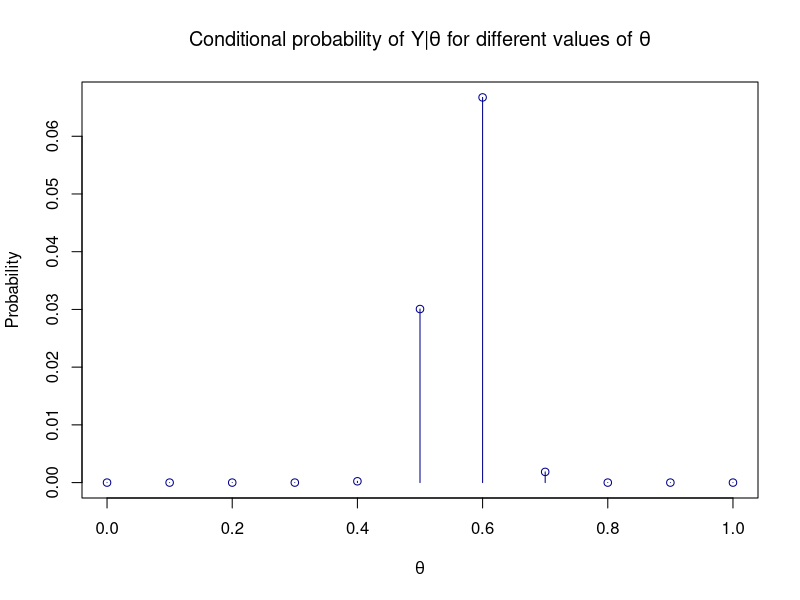
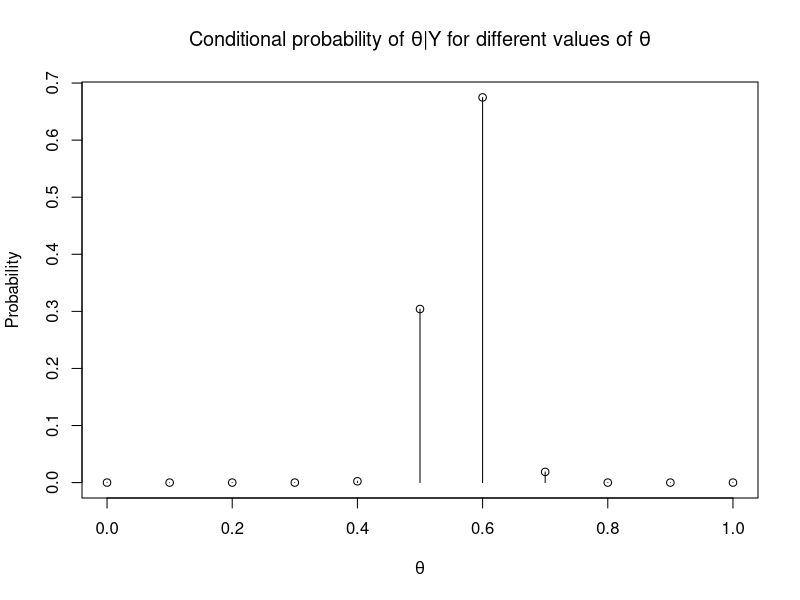
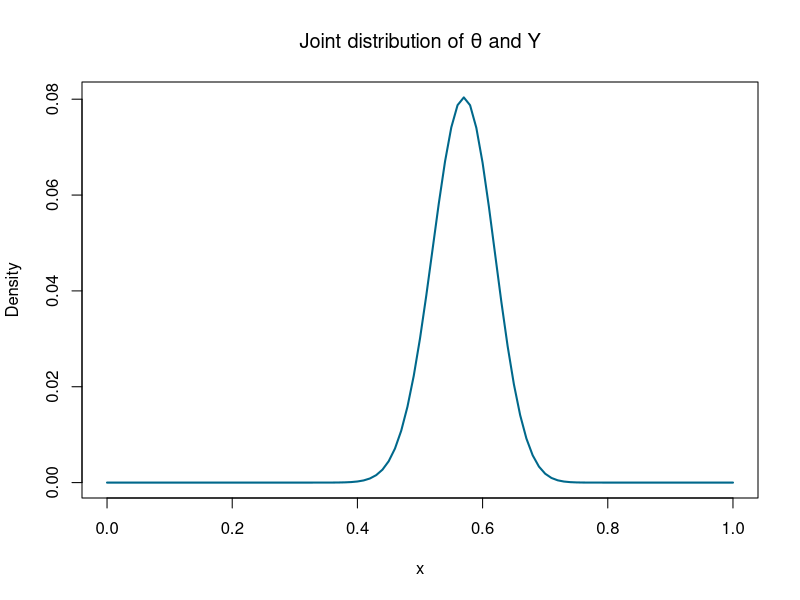
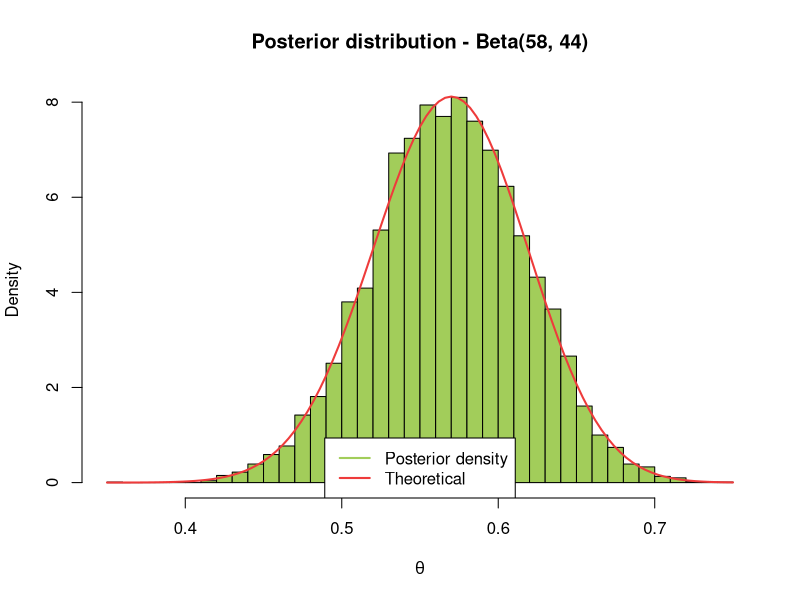
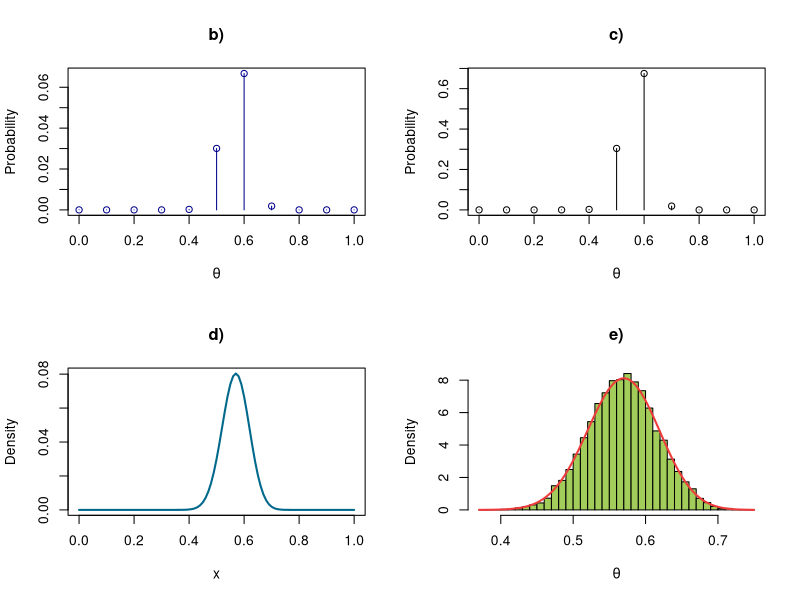
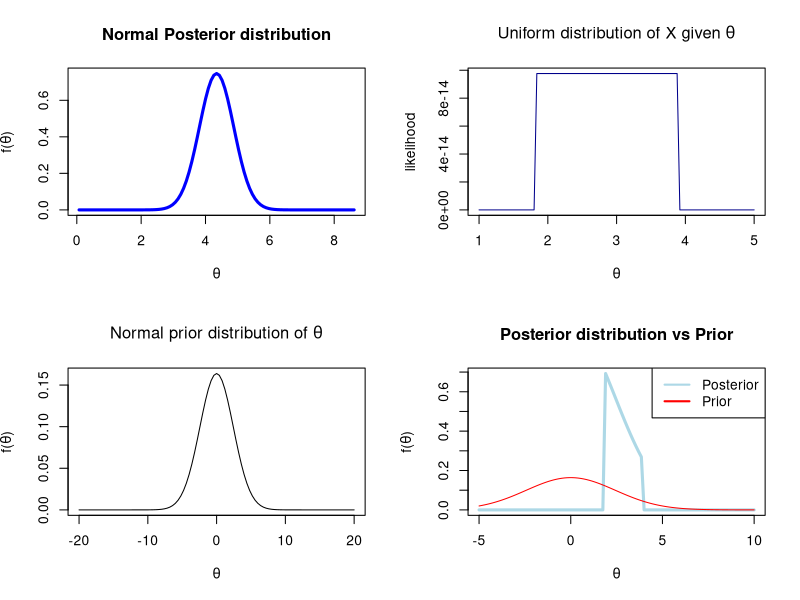
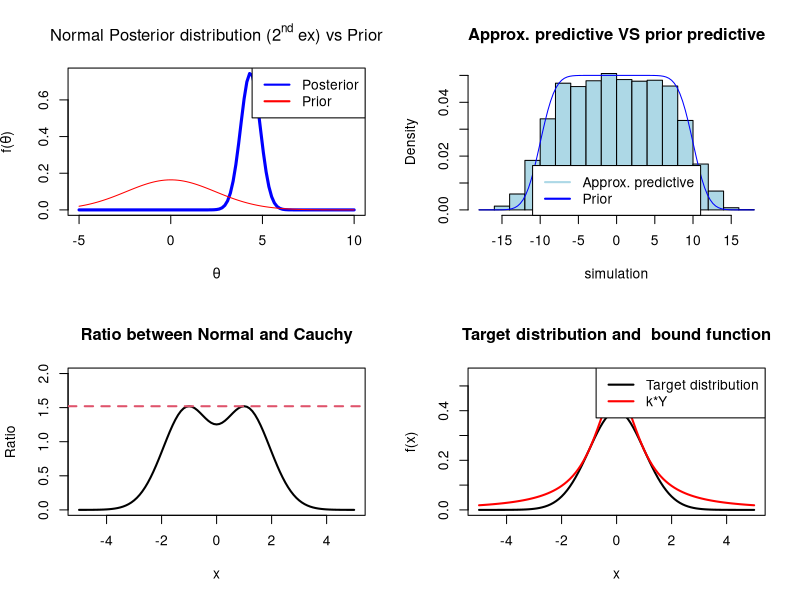
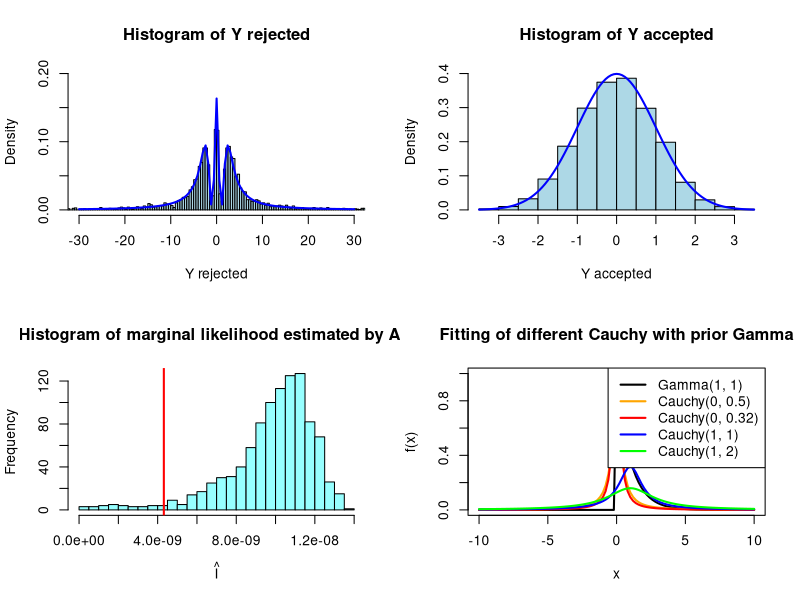

The R script that drew these images, in order:
## ---- chunk 1
require(msm)
## ---- chunk 2
theta = seq(0, 1, by = 0.1)
n = 100
y = 57

b <- function(theta, n, y) choose(n, y)*(theta^y)*((1-theta)^(n-y))

res = b(theta, n, y)
res
plot(theta, res, main = expression(paste("Conditional probability of Y|",theta, " for different values of ", theta)), xlab = expression(theta), ylab = "Probability", col = "darkblue")
segments(theta, 0, theta, res, col = "darkblue")

## ---- chunk 3

theta_givenY = (res*(1/11))/((1/11)*sum(res))

plot(theta, theta_givenY, main = expression(paste("Conditional probability of ",theta, "|Y for different values of ", theta)), xlab = expression(theta), ylab = "Probability")
segments(theta, 0, theta, theta_givenY)

## ---- chunk 4

# Density distribution of a Bin(100, 57)

curve(dbinom(57, 100, x), from = 0, to = 1, lwd = 2, col = "deepskyblue4" , ylab = "Density", main = expression(paste("Joint distribution of ", theta, " and ", Y)))

## ---- chunk 5

# Histogram of 10000 values simulated from a Beta(58, 44)


hist(rbeta(10000, 58, 44), probability = T, breaks = 50, col = "darkolivegreen3", main = "Posterior distribution - Beta(58, 44)", xlab = expression(theta))


#Theoretical density function

curve(dbeta(x, 58, 44), add = T, col = "brown2", lwd = 2)
legend("bottom", legend=c("Posterior density", "Theoretical"), col=c('darkolivegreen3', "brown2"), lty=1, lwd =2)

## ---- chunk 6
par(mfrow=c(2, 2))

# first
plot(theta, res, main = "b)", xlab = expression(theta), ylab = "Probability", col = "darkblue")
segments(theta, 0, theta, res, col = "darkblue")

# second

plot(theta, theta_givenY, main = "c)", xlab = expression(theta), ylab = "Probability")
segments(theta, 0, theta, theta_givenY)

# third

curve(dbinom(57, 100, x), from = 0, to = 1, lwd = 2, col = "deepskyblue4" , ylab = "Density", main = "d)")


# fourth

hist(rbeta(10000, 58, 44), probability = T, breaks = 50, col = "darkolivegreen3", main = "e)", xlab = expression(theta))
curve(dbeta(x, 58, 44), add = T, col = "brown2", lwd = 2)

## ---- chunk 7
library(knitr)
alpha = 1-0.96
sd = 5/qnorm(1-alpha/2, 0, 1)
kable(c("sd"=sd,"Var"=sd^2), format = "markdown", digits = 2)

## ---- chunk 8
x = c(-1.25, 8.77, 1.18, 10.66, 11.81, -6.09, 3.56, 10.85, 4.03, 2.13)
n = length(x)
mean_x = mean(x)
lambda = 1/3
mu = 0
nu = 1/sd^2
w = nu/(nu+n*lambda)
mu_star = w*mu + (1-w)*mean_x
nu_star = nu + lambda*n
sigma_star=1/sqrt(nu_star)


#curve(dnorm(x, mu_star, rho_star), xlim = c(0,10))
#posterior_d=function(theta) return (dnorm(theta,mu_star, sigma_star)) 
curve(dnorm(x,mu_star, sigma_star), from=mu_star-8*sigma_star, to=mu_star+8*sigma_star,lwd = 3, col = "blue",
xlab = expression(theta), main = "Normal Posterior distribution", ylab = expression(paste("f(",theta,")")))

## ---- chunk 9

print(c("lower"=round(qnorm(0.025, mu_star, sigma_star), 2), "upper"=round(qnorm(0.975, mu_star, sigma_star), 2)))

## ---- chunk 10
x=c(-1.25, 8.77, 1.18, 10.66, 11.81, -6.09, 3.56, 10.85, 4.03, 2.13)
l_b = max(x) - 10
u_b = min(x) + 10 
n = length(x)
L = function(theta) ((1/20^n)*(theta>=l_b & theta<=u_b))
curve(L(x),from=1,to=5,xlab=expression(theta),ylab="likelihood", main = expression(paste("Uniform distribution of X given ", theta)), col = "darkblue")
## ---- chunk 11
curve(dnorm(x, mu, sd), from=-20, to=20,xlab=expression(theta),ylab=expression(paste("f(", theta, ")")), col = "black", main = expression(paste("Normal prior distribution of ", theta)))
## ---- chunk 12

m = pnorm(u_b, mu, sd)-pnorm(l_b, mu, sd)
L_n = function(theta) ((theta>=l_b & theta<=u_b))
prior=function(theta) return (dnorm(theta, mu, sd)) 
post=function(theta) return (L_n(theta)*prior(theta)/m)

# Plot
curve(post(x), from=-5, to=10, xlab=expression(theta), ylab=expression(paste("f(", theta, ")")), col='lightblue', lwd=3, main = 'Posterior distribution vs Prior')
curve(prior(x), col="red", add = T)
legend("topright", legend=c("Posterior", "Prior"), col=c('lightblue', "red"), lty=1, lwd =2)

## ---- chunk 13

curve(dnorm(x,mu_star, sigma_star), from=-5, to=10, ylab=expression(paste("f(", theta, ")")), lwd = 3, col = "blue",
xlab = expression(theta),main = expression(paste("Normal Posterior distribution (", 2^nd, " ex) vs Prior")))
curve(prior(x), col="red", add = T)
legend("topright", legend=c("Posterior", "Prior"), col=c('blue', "red"), lty=1, lwd =2)

## ---- chunk 14
# simulate values from the prior predictive
prior_predict = function(x, sigma) (pnorm((x+10)/sqrt(sigma))-pnorm((x-10)/sqrt(sigma)))*(1/20)
simulation= rep(NA,10000)

for (i in 1:length(simulation)){
  # generate theta value from the distribution we know
  theta_gen = rnorm(1, mean = mu, sd = sd)
  simulation[i] = runif(1, theta_gen-10, theta_gen+10)

}
r = prior_predict(simulation, sd)

hist(simulation, breaks = 15, probability = TRUE, col = "lightblue", main = "Approx. predictive VS prior predictive" )
curve(prior_predict(x, sd), add = TRUE, col = "blue")
legend("bottom", legend=c("Approx. predictive", "Prior"), col=c('lightblue', "blue"), lty=1, lwd =2)

## ---- chunk 15

theta=seq(-100,100,0.1)

model_1=rep(NA,length(theta))
model_2=rep(NA,length(theta))

for(i in 1:length(theta)){ 
model_1[i]=prod(dnorm(x,theta[i],sqrt(3))) 
model_2[i]=prod(dunif(x,theta[i]-10,theta[i]+10))
}

BF=sum(model_1)/sum(model_2) 
BF

## ---- chunk 16
set.seed(123)
# Generate the two distribution
normal = function(x) (dnorm(x, 0, 1))
cauchy = function(x) (dcauchy(x, 0, 1))

# ratio between the two function
ratio_fun = function(x) (normal(x)/cauchy(x))
optimiz = optimize(ratio_fun, interval = c(-5, 5), maximum = T)

# maximum of the ratio between the standard normal and the standard cauchy
round(optimiz$maximum, 2)

## ---- chunk 17
# value of the maximum of the ratio between the standard normal and the standard cauchy
k <- optimiz$objective
round(k, 2)
## ---- chunk 18

curve(ratio_fun(x), xlim = c(-5, 5), ylim = c(0, 2), main = "Ratio between Normal and Cauchy", ylab = "Ratio", lwd = 2)
abline(h = optimiz$objective, col = 2, lty = 2, lwd = 2)

## ---- chunk 19

bound_f = function(x) (k*cauchy(x))

curve(normal(x),from = -5, to = 5, ylim= c(0, 0.55), main = "Target distribution and  bound function", lwd = 2, ylab = "f(x)")
curve(bound_f(x), col = "red", lwd = 2, add = T)
legend("topright", legend=c("Target distribution", "k*Y"), col=c('black', "red"), lty=1, lwd =2)

## ---- chunk 20

sim = 10000
y = rcauchy(sim, 0, 1)
U  = runif(sim, 0, 1)
target_distr = function(x) dnorm(x, 0, 1)
candidate_distr = function(x) dcauchy(x, 0, 1)

Y_accepted = y[U <= target_distr(y)/(k*candidate_distr(y))]
accepted = length(Y_accepted)

empirical_acc = accepted/sim
empirical_acc

## ---- chunk 21

Y_rejected = y[U > target_distr(y)/(k*candidate_distr(y))]
empirical_rej = length(Y_rejected)/sim
hist(Y_rejected, breaks = 10000, xlim = c(-30, 30), ylim = c(0, .2), probability = T, xlab = "Y rejected", col = "lightblue", main = "Histogram of Y rejected")
theoretical = function(x) (dcauchy(x, 0, 1)-dnorm(x, 0, 1)/k)*(1/(1-1/k))
curve(theoretical(x), col = "blue", add = T, lwd = 2)

## ---- chunk 22

hist(Y_accepted, col = "lightblue", probability = T, ylim = c(0, 0.4), main = "Histogram of Y accepted", xlab = "Y accepted")

curve(normal(x), col = "blue", add = T, lwd = 2)

## ---- chunk 23
set.seed(123)
x_pois = rpois(10, 2)
y_marg <- function(x, beta, alpha) {((beta^alpha)/(gamma(alpha)*prod(factorial(x))))*(gamma(sum(x)+alpha)/(beta + length(x))^(sum(x)+alpha))}

analitic_marg = y_marg(x_pois, 1, 1)
print(c("exact analytic computation"= analitic_marg))


## ---- chunk 24

armonic_MC <- function(vec) 1/((1/length(vec))*sum(1/vec))
simul = 10000
sim2 = 1000
bootvec = rep(NA, sim2)

for(j in 1:sim2){
r_post = rgamma(simul, 1+ sum(x_pois), 1 + length(x_pois))
result = rep(NA, simul)

c = 0
for (i in r_post){
  c = c+1
  L = prod(dpois(x_pois, i))
  result[c]=L
}

bootvec[j] = armonic_MC(result)

}

bias = mean(bootvec)-analitic_marg
variance = var(bootvec)
MSE = variance + bias^2

print(c("bias"=bias, "Variance" = variance, "MSE" = MSE))

## ---- chunk 25

hist(bootvec, freq = T, col ="darkslategray1", breaks = 30, main = "Histogram of marginal likelihood estimated by AM", xlab = expression(paste(hat(I))))
abline(v=analitic_marg, lwd = 2, col = "red")

bias_pos = bootvec[bootvec>analitic_marg]
perc_bias_pos = length(bias_pos)/length(bootvec)
cat("percentage of bias positive = ", perc_bias_pos*100, "%", sep = "")

## ---- chunk 26

curve(dgamma(x, 1, 1), xlim = c(-10, 10), lwd = 2, main = "Fitting of different Cauchy with prior Gamma", ylab = "f(x)")
curve(dcauchy(x, 0, .5), col = "orange",lwd = 2,  add = T, xlim = c(-10, 10))
curve(dcauchy(x, 0, .32), col = "red", lwd = 2, add = T, xlim = c(-10, 10))
curve(dcauchy(x, 1, 1), col = "blue", lwd = 2, add = T, xlim = c(-10, 10))
curve(dcauchy(x, 1, 2), col = "green",lwd = 2,  add = T, xlim = c(-10, 10))

legend("topright", legend=c("Gamma(1, 1)","Cauchy(0, 0.5)", "Cauchy(0, 0.32)", "Cauchy(1, 1)", "Cauchy(1, 2)"), col=c("black","orange", "red", "blue","green"), lty=1, lwd =2)

## ---- chunk 27
curve(dgamma(x, 1, 1), xlim = c(-10, 10), lwd = 2, main = "Fitting of different Cauchy with prior Gamma", ylab = "f(x)")
curve(3*dcauchy(x, 0, 0.9)*(x>0), col = "red", lwd = 2, add = T, xlim = c(-10, 10))
## ---- chunk 28

Likel = function(x, plambda) prod(dpois(x, plambda))
ratio = function(x) dgamma(x,1,1)/dcauchy(x,0,0.32)
Likel_vec = Vectorize(Likel,vectorize.args = 'plambda')

is_sample <- function(sim){
  
r_cauchy = rcauchy(sim, 0, 0.32)
r_cauchy = r_cauchy[r_cauchy>0]
result_is = (mean(Likel_vec(x_pois,r_cauchy)*ratio(r_cauchy)))/(mean(ratio(r_cauchy)))
return(result_is)
}


vec_res = rep(NA, sim2)
for (i in 1:sim2){
  vec_res[i]=is_sample(1000)
}

bias2 = mean(vec_res)-analitic_marg
variance2 = var(vec_res)
MSE2 = variance2 + bias2^2

print(c("bias"=bias2, "Variance" = variance2, "MSE" = MSE2))

hist(vec_res, col = "darkseagreen1", breaks = 20, main = "Histogram of marginal likelihood estimated by IS",xlab = expression(paste(hat(I))) )
abline(v=analitic_marg, lwd = 2, col = "red")

## ---- chunk 29

inverse_cdf <- function(sim, trunc, mean, sd){
  rand = runif(sim)
  norm = qnorm(rand, mean, sd)
  inverse_truncate_fun = norm[norm>trunc]
  return(inverse_truncate_fun)
}


hist(inverse_cdf(100000, -2, -1, sqrt(10)), probability = T, xlim = c(-2.5, 15), xlab = "", ylim = c(0, .3), col = "lightgreen", main = "Simulated and theoretical truncated Normal")
curve(dtnorm(x, -1, sqrt(10), lower = -2), add = T, col = "red", lwd = 2)

## ---- chunk 30


AR <- function(sim, trunc, mean, sd){
  
  normal_trunc = function(x) (dtnorm(x, mean, sd, lower = trunc))
  cauchy_cand = function(x) (dcauchy(x, mean, sd))
  
  ratio_fun = function(x) (normal_trunc(x)/cauchy_cand(x))
  optimiz = optimize(ratio_fun, interval = c(-5, 5), maximum = T)
  k=optimiz$maximum
  
  y = rcauchy(sim, mean, sd)
  U = runif(sim)

Y_accepted = y[U <= normal_trunc(y)/(k*cauchy_cand(y))]
accepted = length(Y_accepted)
acceptance_prob = accepted/sim


return(list("acceptance_prob"=acceptance_prob, "est_distr"=Y_accepted))

}

## ---- chunk 31

ar = AR(1000, -2, -1, sqrt(10))

ar$acceptance_prob

hist(ar$est_distr, probability = T, xlim = c(-2.5, 15), xlab = "", ylim = c(0, .3), col = "lightblue", main = "AR simulated and theoretical truncated Normal" )

curve(dtnorm(x, -1, sqrt(10), lower = -2), add = T, col = "red", lwd = 2)
